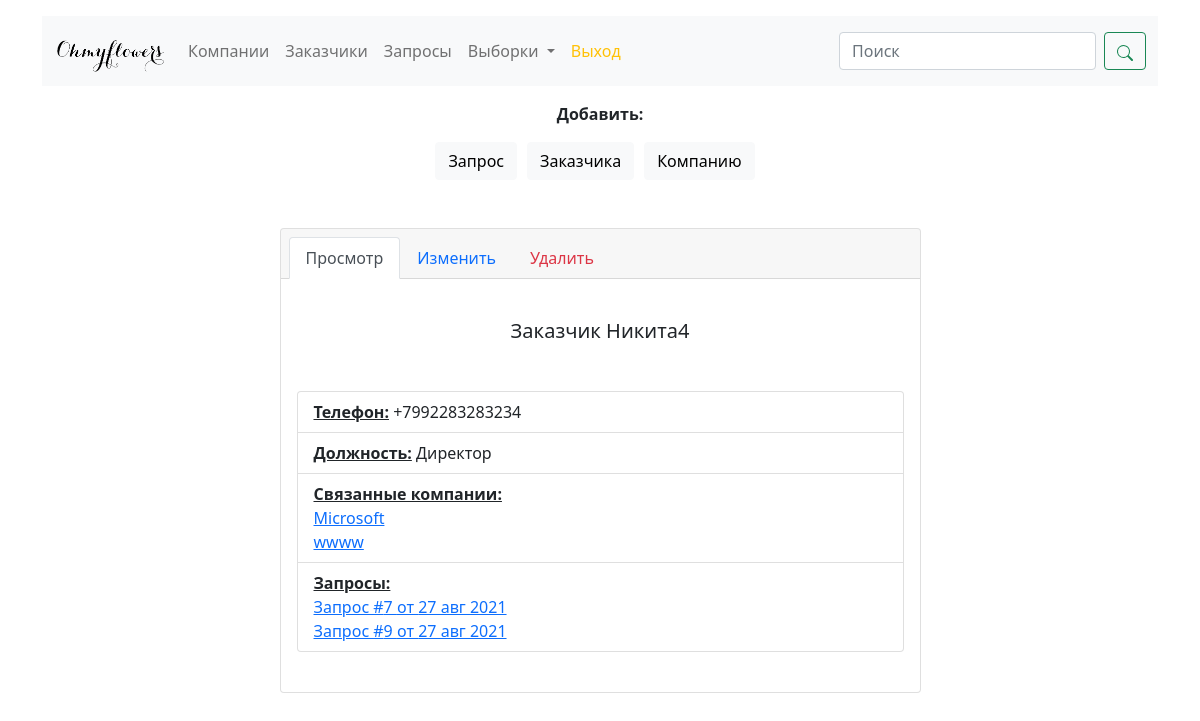
The app's page /customers/4 (signed in) with its own data.
### orderscrm/models.py (models this page shows, shortened)
class Customer(models.Model):
    name = models.CharField(max_length=64, verbose_name='ФИО')
    phone = models.CharField(max_length=20, unique=True, verbose_name='Телефон')
    position = models.CharField(max_length=30, verbose_name='Должность')
    company = models.ManyToManyField('Company', related_name='companies', verbose_name='Компания')
    class Meta:
        verbose_name = 'Заказчик'
        verbose_name_plural = 'Заказчики'

class Company(models.Model):
    company_title = models.CharField(max_length=64, verbose_name='Название компании')
    place_title = models.CharField(max_length=64, verbose_name='Название заведения')
    address = models.CharField(max_length=256, verbose_name='Фактический адрес')
    payment_details = models.CharField(max_length=512, verbose_name='ИНН')
    class Meta:
        verbose_name = 'Компания'
        verbose_name_plural = 'Компании'

class Order(models.Model):
    customer = models.ForeignKey(Customer, on_delete=models.CASCADE, related_name='orders', verbose_name='Заказчик', null=True)
    company = models.ForeignKey(Company, on_delete=models.CASCADE, related_name='orders', verbose_name='Компания')
    order_list = models.TextField(max_length=2048, verbose_name='Тело заказа')
    order_sum = models.IntegerField(verbose_name='Сумма заказа', default=0)
    offer = models.BooleanField(verbose_name='КП', default=False)
    offer_date = models.DateField(verbose_name='КП выставлен', blank=True, null=True, auto_now=False, auto_now_add=False)
    payment = models.BooleanField(verbose_name='Счет выставлен', default=False)
    payment_date = models.DateField(verbose_name='Дата счета', blank=True, null=True)
    payment_done = models.BooleanField(verbose_name='Счет оплачен', default=False)
    payment_done_date = models.DateField(verbose_name='Дата оплаты', blank=True, null=True)
    payment_sum = models.IntegerField(verbose_name='Сумма оплаты', default=0)
    order_completed = models.BooleanField(verbose_name='Заказ выполнен', default=False)
    order_completed_date = models.DateField(verbose_name='Дата выполнения', blank=True, null=True)
    order_done = models.BooleanField(verbose_name='Заказ сдан', default=False)
    order_done_date = models.DateField(verbose_name='Дата сдачи', blank=True, null=True)
    posted_at = models.DateField(auto_now_add=True, verbose_name='Дата размещения')
    canceled = models.BooleanField(verbose_name='Заказ отменен', default=False)
    owner = models.ForeignKey(User, on_delete=models.CASCADE, null=True, related_name='order_created',
                                 verbose_name='Создатель запроса')
    def __init__(self, *args, **kwargs):
        super(Order, self).__init__(*args, **kwargs)
        self._offer = self.offer
        self._payment = self.payment
        self._payment_done = self.payment_done
        self._order_completed = self.order_completed
        self._order_done = self.order_done
    class Meta:
        verbose_name = 'Запрос'
        verbose_name_plural = 'Запросы'

### orderscrm/views.py (the view)
# urls.py: path('customers/<int:pk>', CustomerDetailView.as_view(), name='customer'),
class CustomerDetailView(LoginRequiredMixin, View):
    login_url = settings.LOGIN_URL
    def get(self, request, pk):
        customer = get_object_or_404(Customer, id=pk)
        try:
            orders = Order.objects.filter(customer=customer)
        except Order.DoesNotExist:
            orders = None
        title = f'Заказчик {customer.name}'
        url = get_url(request.path)
        return render(request, 'detail_view_show.html', context={
            'customer': customer,
            'pk': pk,
            'title': title,
            'url': url,
            'customer_orders': orders,
        })

### orderscrm/views.py (called while the page is built)
def get_url(url):
    url = url[url.find('/') + 1:]
    url = url[:url.find('/')]
    return url

### orderscrm/templates/detail_view_show.html (shortened to what this page needs)
{% extends './detail_view.html' %}
{% block show_detail %}
{% if customer %}
<div class="card-body">
    <h5 class="card-title text-center mt-4">{{ title }}</h5>
    <ul class="list-group  mt-5 mb-4">
        <li class="list-group-item">
            <ins><strong>Телефон:</strong></ins>
            {{ customer.phone }}
        </li>
        <li class="list-group-item">
            <ins><strong>Должность:</strong></ins>
            {{ customer.position }}
        </li>
        <li class="list-group-item">
            <ins><strong>Связанные компании:</strong></ins>
            <br>
            {% for company in customer.company.all %}
            <a href="{% url 'company' company.id %}">{{ company.company_title }}</a> <br>
            {% endfor %}
        </li>
        <li class="list-group-item">
            <ins><strong>Запросы:</strong></ins>
            <br>
            {% if customer_orders %}
            {% for order in customer_orders %}
            <a href="{% url 'order' order.id %}">Запрос #{{ order.id }} от {{ order.posted_at|date:"j b Y" }}</a><br>
            {% endfor %}
            {% else %}
            Нет запросов
            {% endif %}
        </li>
    </ul>
</div>
{% endif %}
{% endblock %}

### records on screen
Customer: phone "+7992283283234", position "Директор"
Company: company_title "Microsoft"
Company: company_title "wwww"
Order: id "7", posted_at "27 авг 2021"
Order: id "9", posted_at "27 авг 2021"

### other values on screen
{{ title }} "Заказчик Никита4"
